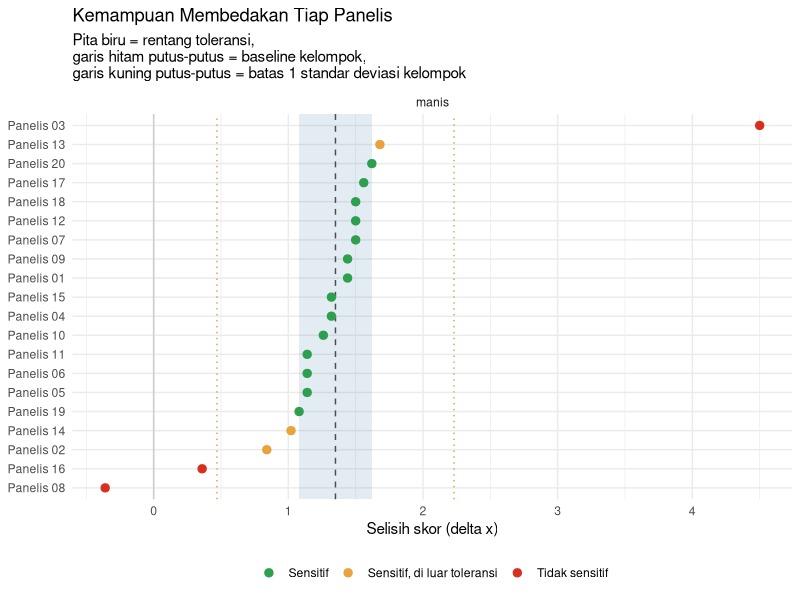
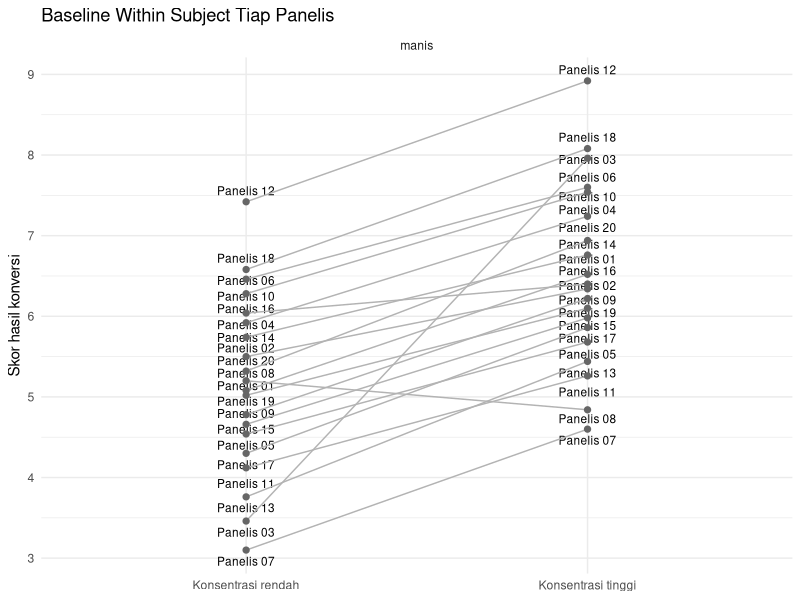

These figures' R source, in order:
## ---- chunk 1
library(ggplot2)
library(dplyr)
library(tidyr)
library(ggrepel)
library(readxl)
## ---- chunk 2
bl <- as.data.frame(read_excel("assets/data/acara3_baseline.xlsx",
                               sheet = "Sheet1"))

bl$panelis <- as.factor(bl$panelis)
bl$atribut <- as.factor(bl$atribut)

str(bl)
head(bl)
## ---- chunk 3
table(bl$atribut)
range(c(bl$x_rendah, bl$x_tinggi))
## ---- chunk 4
panjang_skala <- 15   # panjang garis pada borang (cm)
skala_min     <- 1    # nilai skala terkecil
skala_max     <- 10   # nilai skala terbesar

konversi <- function(x_terukur) {
  skala_min + (x_terukur / panjang_skala) * (skala_max - skala_min)
}

bl$skor_rendah <- konversi(bl$x_rendah)
bl$skor_tinggi <- konversi(bl$x_tinggi)

head(round(bl[, c("skor_rendah", "skor_tinggi")], 2))
## ---- chunk 5
bl$delta_x <- bl$skor_tinggi - bl$skor_rendah

bl <- bl %>%
  group_by(atribut) %>%
  mutate(delta_bar  = mean(delta_x),
         beda_delta = delta_x - delta_bar) %>%
  ungroup() %>%
  as.data.frame()

bl %>%
  transmute(panelis, atribut,
            skor_rendah = round(skor_rendah, 2),
            skor_tinggi = round(skor_tinggi, 2),
            delta_x     = round(delta_x, 2),
            beda_delta  = round(beda_delta, 2)) %>%
  arrange(atribut, panelis) %>%
  head(10)
## ---- chunk 6
ringkasan <- bl %>%
  group_by(atribut) %>%
  summarise(n         = n(),
            delta_bar = mean(delta_x),
            sd        = sd(delta_x),
            sd_persen = 100 * sd(delta_x) / mean(delta_x),
            .groups   = "drop") %>%
  as.data.frame()

round_kolom <- c("delta_bar", "sd", "sd_persen")
ringkasan[round_kolom] <- round(ringkasan[round_kolom], 2)
ringkasan
## ---- chunk 7
ringkasan$heterogen <- ringkasan$sd_persen > 20

# lebar pita toleransi
ringkasan$lebar <- ifelse(ringkasan$heterogen,
                          0.20 * ringkasan$delta_bar,
                          ringkasan$sd)

ringkasan$batas_bawah <- ringkasan$delta_bar - ringkasan$lebar
ringkasan$batas_atas  <- ringkasan$delta_bar + ringkasan$lebar

# pita SD penuh, dipakai saat panel heterogen
ringkasan$sd_bawah <- ringkasan$delta_bar - ringkasan$sd
ringkasan$sd_atas  <- ringkasan$delta_bar + ringkasan$sd

ringkasan[, c("atribut", "delta_bar", "sd", "sd_persen",
              "heterogen", "batas_bawah", "batas_atas")]
## ---- chunk 8
bl <- merge(bl, ringkasan[, c("atribut", "heterogen", "batas_bawah",
                              "batas_atas", "sd_bawah", "sd_atas")],
            by = "atribut")

bl$kategori <- ifelse(
  bl$delta_x >= bl$batas_bawah & bl$delta_x <= bl$batas_atas,
  "Sensitif",
  ifelse(bl$heterogen &
           bl$delta_x >= bl$sd_bawah & bl$delta_x <= bl$sd_atas,
         "Sensitif, di luar toleransi",
         "Tidak sensitif"))

bl$kategori <- factor(bl$kategori,
                      levels = c("Sensitif",
                                 "Sensitif, di luar toleransi",
                                 "Tidak sensitif"))

table(bl$atribut, bl$kategori)
## ---- chunk 9
# panelis dengan arah penilaian terbalik
bl %>%
  filter(delta_x < 0) %>%
  transmute(atribut, panelis, delta_x = round(delta_x, 2))
## ---- chunk 10
warna_kategori <- c(
  "Sensitif"                    = "#2E9E4F",  # hijau
  "Sensitif, di luar toleransi" = "#E8A33D",  # kuning keemasan
  "Tidak sensitif"              = "#D7301F"   # merah
)

ggplot(bl, aes(x = delta_x, y = reorder(panelis, delta_x))) +
  geom_rect(data = ringkasan, inherit.aes = FALSE,
            aes(xmin = batas_bawah, xmax = batas_atas,
                ymin = -Inf, ymax = Inf),
            fill = "steelblue", alpha = 0.15) +
  geom_vline(data = ringkasan, aes(xintercept = delta_bar),
             linetype = "dashed", colour = "grey30") +
  geom_vline(xintercept = 0, colour = "grey80") +
  geom_point(aes(colour = kategori), size = 2.5) +
  facet_wrap(~ atribut) +
  scale_colour_manual(values = warna_kategori, drop = FALSE) +
  labs(title = "Kemampuan Membedakan Tiap Panelis",
       subtitle = "Pita biru = rentang toleransi,
garis hitam putus-putus = baseline kelompok,
garis kuning putus-putus = batas 1 standar deviasi kelompok",
       x = "Selisih skor (delta x)", y = NULL, colour = NULL) +
  theme_minimal() +
  theme(legend.position = "bottom") +
  geom_vline(data = subset(ringkasan, heterogen),
           aes(xintercept = sd_bawah), colour = "#D9A441",
           linetype = "dotted") +
  geom_vline(data = subset(ringkasan, heterogen),
             aes(xintercept = sd_atas), colour = "#D9A441",
             linetype = "dotted")
## ---- chunk 11
bl_panjang <- bl %>%
  select(panelis, atribut, skor_rendah, skor_tinggi) %>%
  pivot_longer(cols = c(skor_rendah, skor_tinggi),
               names_to = "level", values_to = "skor") %>%
  mutate(level = factor(level,
                        levels = c("skor_rendah", "skor_tinggi"),
                        labels = c("Konsentrasi rendah",
                                   "Konsentrasi tinggi")))

ggplot(bl_panjang, aes(x = level, y = skor, group = panelis)) +
  geom_text_repel (aes(label = panelis), size = 3, direction = "y") +
  geom_line(colour = "grey70") +
  geom_point(colour = "grey40", size = 1.8) +
  facet_wrap(~ atribut) +
  labs(title = "Baseline Within Subject Tiap Panelis",
       x = NULL, y = "Skor hasil konversi") +
  theme_minimal()
